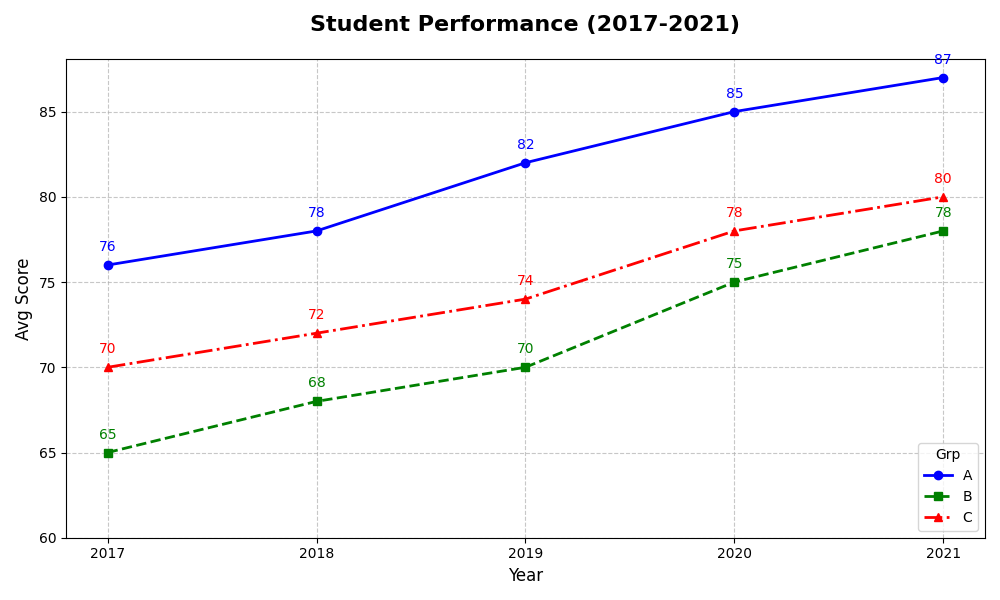

Source code (Python):
import numpy as np
import matplotlib.pyplot as plt

# Data for 3 groups over 5 years
years = np.array([2017, 2018, 2019, 2020, 2021])
group_a_scores = np.array([76, 78, 82, 85, 87])
group_b_scores = np.array([65, 68, 70, 75, 78])
group_c_scores = np.array([70, 72, 74, 78, 80])

# Figure and axis
fig, ax = plt.subplots(figsize=(10, 6))

# Plot scores
ax.plot(years, group_a_scores, label='A', marker='o', linestyle='-', linewidth=2, markersize=6, color='blue')
ax.plot(years, group_b_scores, label='B', marker='s', linestyle='--', linewidth=2, markersize=6, color='green')
ax.plot(years, group_c_scores, label='C', marker='^', linestyle='-.', linewidth=2, markersize=6, color='red')

# Shortened title and labels
ax.set_title('Student Performance (2017-2021)', fontsize=16, fontweight='bold', pad=20)
ax.set_xlabel('Year', fontsize=12)
ax.set_ylabel('Avg Score', fontsize=12)

# Customize ticks
ax.set_xticks(years)
ax.set_yticks(np.arange(60, 90, 5))

# Grid lines
ax.grid(True, linestyle='--', alpha=0.7)

# Legend with shortened title
ax.legend(loc='lower right', title='Grp')

# Annotate points
for i in range(len(years)):
    ax.annotate(f'{group_a_scores[i]}', xy=(years[i], group_a_scores[i]), textcoords="offset points", xytext=(0, 10), ha='center', color='blue')
    ax.annotate(f'{group_b_scores[i]}', xy=(years[i], group_b_scores[i]), textcoords="offset points", xytext=(0, 10), ha='center', color='green')
    ax.annotate(f'{group_c_scores[i]}', xy=(years[i], group_c_scores[i]), textcoords="offset points", xytext=(0, 10), ha='center', color='red')

# Adjust layout
plt.tight_layout()

# Show plot
plt.show()
